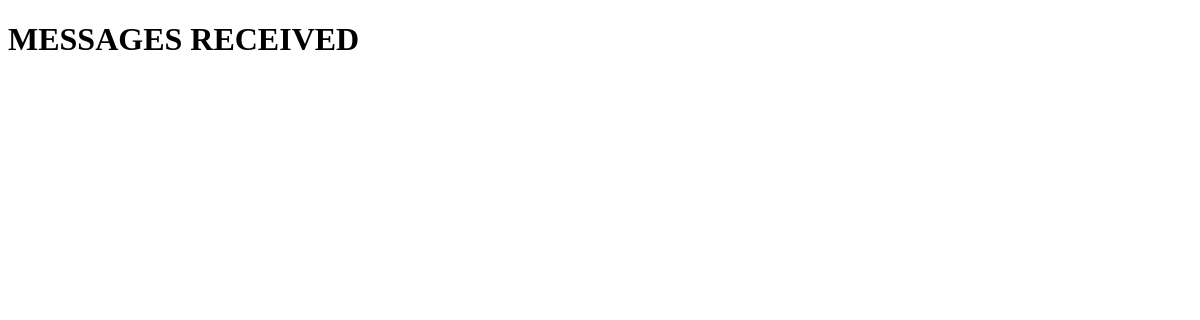
Page /details/ on the earlier database version.
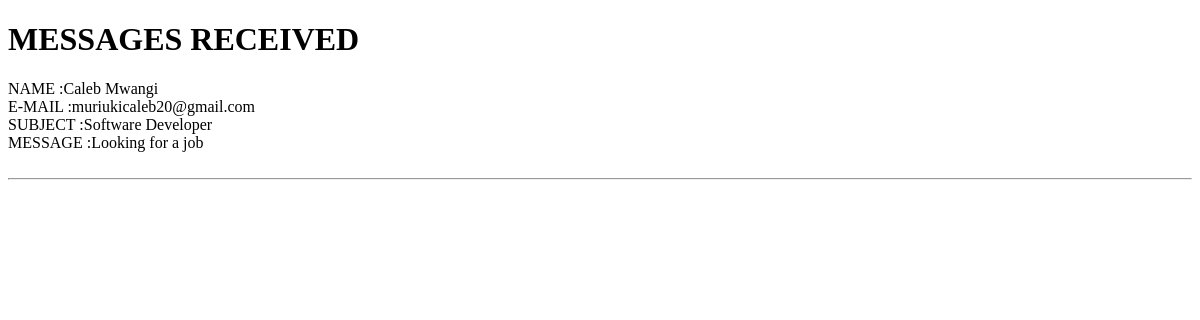
Same page on the later database version.
### Hospitalapp/models.py (models this page shows, shortened)
class Message(models.Model):
    name = models.CharField(max_length=200)
    email = models.EmailField()
    subject = models.CharField(max_length=200)
    message = models.TextField()

### Hospitalapp/views.py (the view)
# urls.py: path('details/', views.details, name='details'),
def details(request):
    details = Message.objects.all()
    return render(request, 'details.html', {'details': details})

### templates/details.html (shortened to what this page needs)
<!doctype html>
<html lang="en">
<head>
</head>
<body>
<h1>MESSAGES RECEIVED</h1>
{% for message in details %}
NAME :{{ message.name }} <br>
E-MAIL :{{ message.email }} <br>
SUBJECT :{{ message.subject }} <br>
MESSAGE :{{ message.message }} <br><br>
    <hr>
{% endfor %}
</body>
</html>

Differences in the rows shown:
added Message: name "Caleb Mwangi", email "muriukicaleb20@gmail.com", subject "Software Developer", message "Looking for a job"
